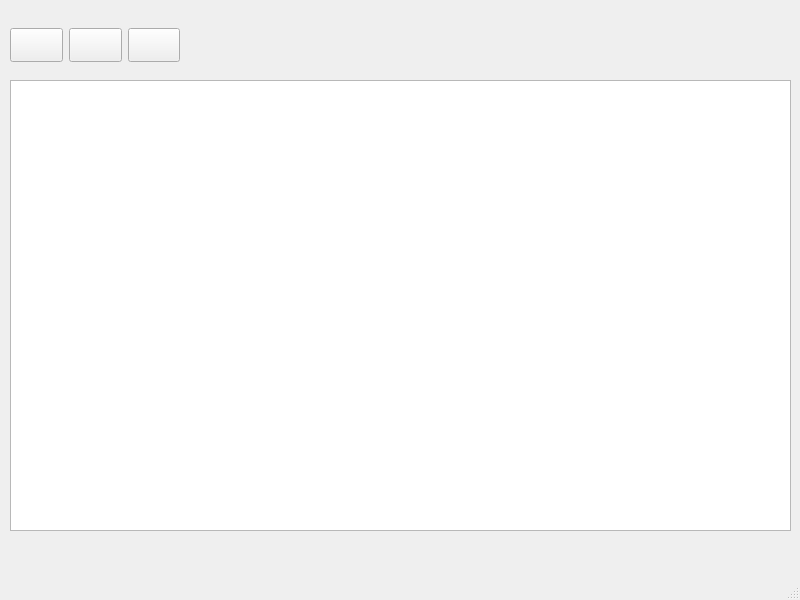
<?xml version="1.0" encoding="UTF-8"?>
<ui version="4.0">
 <class>MainWindow</class>
 <widget class="QMainWindow" name="MainWindow">
  <property name="geometry">
   <rect>
    <x>0</x>
    <y>0</y>
    <width>800</width>
    <height>600</height>
   </rect>
  </property>
  <property name="font">
   <font>
    <family>:/Font/Poppins-Regular.ttf</family>
    <pointsize>16</pointsize>
   </font>
  </property>
  <property name="windowTitle">
   <string>MainWindow</string>
  </property>
  <property name="styleSheet">
   <string notr="true">font-family: url(:/Font/Poppins-Regular.ttf)</string>
  </property>
  <widget class="QWidget" name="centralwidget">
   <widget class="QWidget" name="layoutWidget">
    <property name="geometry">
     <rect>
      <x>10</x>
      <y>80</y>
      <width>781</width>
      <height>451</height>
     </rect>
    </property>
    <layout class="QVBoxLayout" name="verticalLayout_2">
     <item>
      <widget class="QTextEdit" name="textEdit"/>
     </item>
    </layout>
   </widget>
   <widget class="QWidget" name="">
    <property name="geometry">
     <rect>
      <x>10</x>
      <y>20</y>
      <width>170</width>
      <height>50</height>
     </rect>
    </property>
    <layout class="QHBoxLayout" name="horizontalLayout">
     <item>
      <widget class="QPushButton" name="btnTextColor">
       <property name="cursor">
        <cursorShape>PointingHandCursor</cursorShape>
       </property>
       <property name="text">
        <string/>
       </property>
       <property name="icon">
        <iconset resource="icon.qrc">
         <normaloff>:/icon/text_color.png</normaloff>:/icon/text_color.png</iconset>
       </property>
       <property name="iconSize">
        <size>
         <width>40</width>
         <height>40</height>
        </size>
       </property>
      </widget>
     </item>
     <item>
      <widget class="QPushButton" name="btnUndo">
       <property name="cursor">
        <cursorShape>PointingHandCursor</cursorShape>
       </property>
       <property name="text">
        <string/>
       </property>
       <property name="icon">
        <iconset resource="icon.qrc">
         <normaloff>:/icon/outline_undo_black_24dp.png</normaloff>:/icon/outline_undo_black_24dp.png</iconset>
       </property>
       <property name="iconSize">
        <size>
         <width>40</width>
         <height>40</height>
        </size>
       </property>
      </widget>
     </item>
     <item>
      <widget class="QPushButton" name="btnRedo">
       <property name="cursor">
        <cursorShape>PointingHandCursor</cursorShape>
       </property>
       <property name="text">
        <string/>
       </property>
       <property name="icon">
        <iconset resource="icon.qrc">
         <normaloff>:/icon/outline_redo_black_24dp.png</normaloff>:/icon/outline_redo_black_24dp.png</iconset>
       </property>
       <property name="iconSize">
        <size>
         <width>40</width>
         <height>40</height>
        </size>
       </property>
      </widget>
     </item>
    </layout>
   </widget>
  </widget>
  <widget class="QMenuBar" name="menubar">
   <property name="geometry">
    <rect>
     <x>0</x>
     <y>0</y>
     <width>800</width>
     <height>30</height>
    </rect>
   </property>
  </widget>
  <widget class="QStatusBar" name="statusbar"/>
 </widget>
 <resources>
  <include location="icon.qrc"/>
 </resources>
 <connections/>
</ui>
